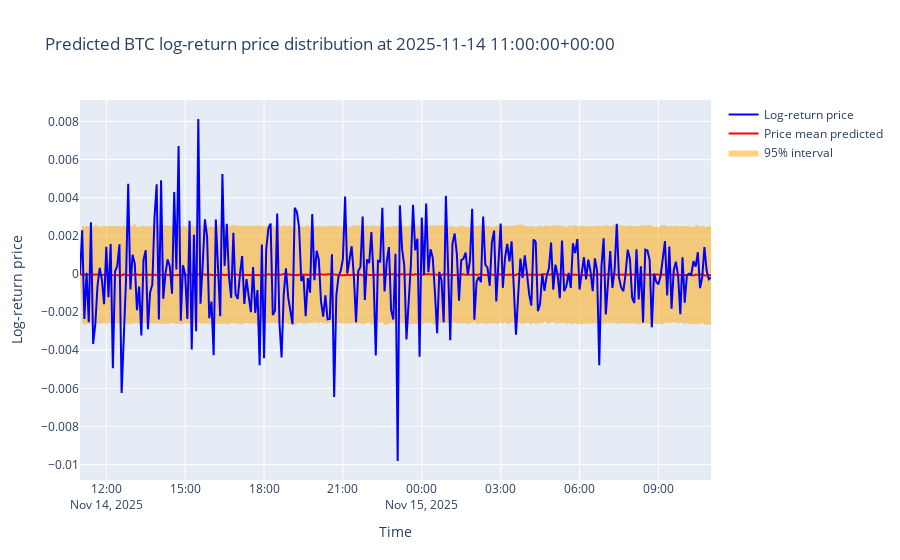

Notebook code cell kept with this figure:
### Code cell
## Density forecast over log-returns (for the last asset and last prediction)
plot_quarantine(asset, predictions_evaluated[0], tracker_evaluator.tracker.prices, mode="direct")

### Figure 1 — Plotly figure (JSON) as saved in the notebook; plotly's stock layout.template omitted (floating-point values rounded to 4 significant figures; data arrays with more than 128 entries replaced by an {"elided": "..."} marker saying what was removed)
{"data": [{"line": {"width": 0}, "mode": "lines", "name": "5th percentile", "showlegend": false, "x": {"elided": "289 str values"}, "y": {"elided": "289 float values"}, "type": "scatter"}, {"fill": "tonexty", "fillcolor": "rgba(255,165,0,0.5)", "line": {"width": 0}, "mode": "lines", "name": "95% interval", "x": {"elided": "289 str values"}, "y": {"elided": "289 float values"}, "type": "scatter"}, {"line": {"color": "red", "width": 2}, "mode": "lines", "name": "Price mean predicted", "x": {"elided": "289 str values"}, "y": {"elided": "289 float values"}, "type": "scatter"}, {"line": {"color": "blue", "width": 2}, "mode": "lines", "name": "Log-return price", "x": {"elided": "289 str values"}, "y": {"elided": "289 float values"}, "type": "scatter"}], "layout": {"title": {"text": "Predicted BTC log-return price distribution at 2025-11-14 11:00:00+00:00"}, "hovermode": "x unified", "xaxis": {"title": {"text": "Time"}}, "yaxis": {"title": {"text": "Log-return price"}}}}
